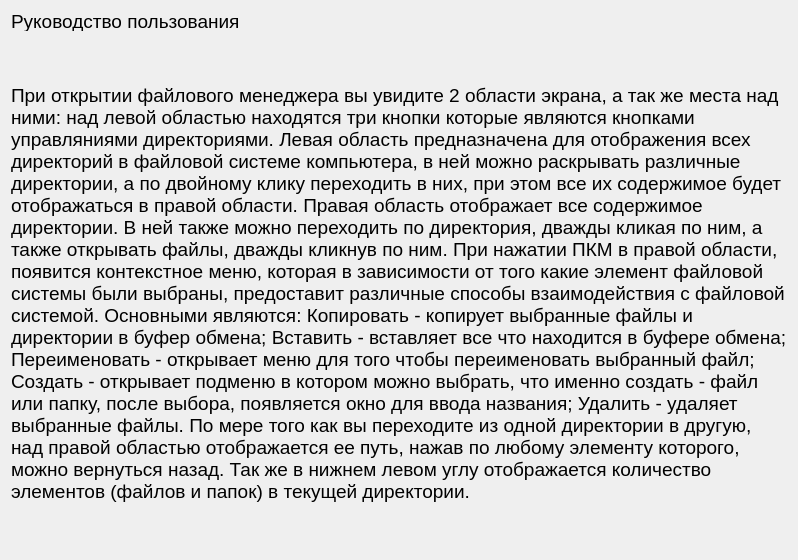
<?xml version="1.0" encoding="UTF-8"?>
<ui version="4.0">
 <class>about</class>
 <widget class="QWidget" name="about">
  <property name="geometry">
   <rect>
    <x>0</x>
    <y>0</y>
    <width>798</width>
    <height>560</height>
   </rect>
  </property>
  <property name="windowTitle">
   <string>Руководство пользования</string>
  </property>
  <layout class="QVBoxLayout" name="verticalLayout">
   <item>
    <widget class="QLabel" name="label">
     <property name="maximumSize">
      <size>
       <width>16777215</width>
       <height>20</height>
      </size>
     </property>
     <property name="font">
      <font>
       <pointsize>14</pointsize>
      </font>
     </property>
     <property name="tabletTracking">
      <bool>false</bool>
     </property>
     <property name="autoFillBackground">
      <bool>false</bool>
     </property>
     <property name="text">
      <string>Руководство пользования</string>
     </property>
     <property name="wordWrap">
      <bool>true</bool>
     </property>
    </widget>
   </item>
   <item>
    <widget class="QLabel" name="label_2">
     <property name="font">
      <font>
       <pointsize>14</pointsize>
      </font>
     </property>
     <property name="text">
      <string>При открытии файлового менеджера вы увидите 2 области экрана, а так же места над ними: над левой областью находятся три кнопки которые являются кнопками управляниями директориями. Левая область предназначена для отображения всех директорий в файловой системе компьютера, в ней можно раскрывать различные директории, а по двойному клику переходить в них, при этом все их содержимое будет отображаться в правой области. Правая область отображает все содержимое директории. В ней также можно переходить по директория, дважды кликая по ним, а также открывать файлы, дважды кликнув по ним. При нажатии ПКМ в правой области, появится контекстное меню, которая в зависимости от того какие элемент файловой системы были выбраны, предоставит различные способы взаимодействия с файловой системой. Основными являются: Копировать - копирует выбранные файлы и директории в буфер обмена; Вставить - вставляет все что находится в буфере обмена; Переименовать - открывает меню для того чтобы переименовать выбранный файл; Создать - открывает подменю в котором можно выбрать, что именно создать - файл или папку, после выбора, появляется окно для ввода названия; Удалить - удаляет выбранные файлы. По мере того как вы переходите из одной директории в другую, над правой областью отображается ее путь, нажав по любому элементу которого, можно вернуться назад. Так же в нижнем левом углу отображается количество элементов (файлов и папок) в текущей директории.</string>
     </property>
     <property name="wordWrap">
      <bool>true</bool>
     </property>
    </widget>
   </item>
  </layout>
 </widget>
 <resources/>
 <connections/>
</ui>
